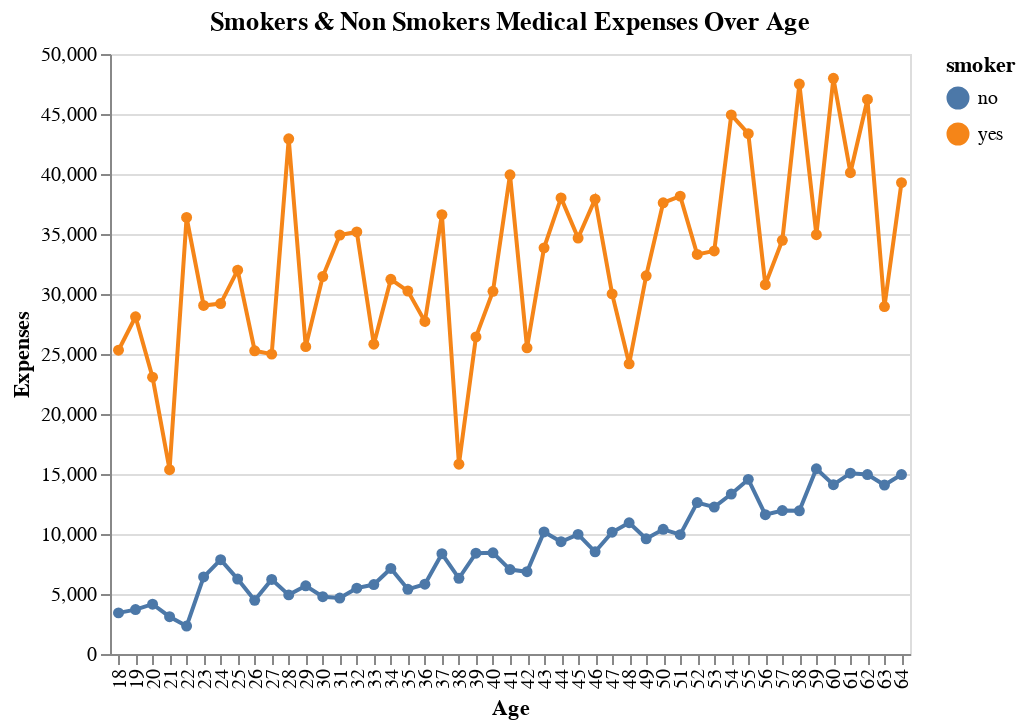

Notebook cell for this chart:
### Markdown cell above
**Let's see how smokers and non smokers are spending for medical treatments during their lifetime**

We expect expenditures by smokers should be higher than the non smokers.

### Code cell
alt.Chart(training_df.groupby(['age','smoker']).mean().reset_index()).mark_line(point = True).encode(
    alt.X('age:N', title = 'Age'),
    alt.Y('charges:Q', title = 'Expenses'),
    alt.Color('smoker:N')
).properties(title='Smokers & Non Smokers Medical Expenses Over Age')

### Figure 1 — Vega-Lite specification as saved in the notebook (floating-point values rounded to 4 significant figures)
{"$schema": "https://vega.github.io/schema/vega-lite/v3.4.0.json", "config": {"mark": {"tooltip": null}, "view": {"height": 300, "width": 400}}, "data": {"name": "data-8f8401859486afea10011ffdb998c83a"}, "datasets": {"data-8f8401859486afea10011ffdb998c83a": [{"age": 18, "bmi": 31.96, "charges": 3425.0, "children": 0.3947, "smoker": "no"}, {"age": 18, "bmi": 29.07, "charges": 25310.0, "children": 0.8, "smoker": "yes"}, {"age": 19, "bmi": 27.94, "charges": 3700.0, "children": 0.4545, "smoker": "no"}, {"age": 19, "bmi": 32.03, "charges": 28100.0, "children": 0.2, "smoker": "yes"}, {"age": 20, "bmi": 32.77, "charges": 4150.0, "children": 1, "smoker": "no"}, {"age": 20, "bmi": 28.07, "charges": 23070.0, "children": 1.25, "smoker": "yes"}, {"age": 21, "bmi": 29.58, "charges": 3109.0, "children": 0.5556, "smoker": "no"}, {"age": 21, "bmi": 21.85, "charges": 15360.0, "children": 1, "smoker": "yes"}, {"age": 22, "bmi": 29.78, "charges": 2328.0, "children": 0.2941, "smoker": "no"}, {"age": 22, "bmi": 36.61, "charges": 36380.0, "children": 0.5, "smoker": "yes"}, {"age": 23, "bmi": 30.54, "charges": 6418.0, "children": 1, "smoker": "no"}, {"age": 23, "bmi": 31.32, "charges": 29050.0, "children": 1.2, "smoker": "yes"}, {"age": 24, "bmi": 27.1, "charges": 7861.0, "children": 0.4167, "smoker": "no"}, {"age": 24, "bmi": 30.46, "charges": 29200.0, "children": 0, "smoker": "yes"}, {"age": 25, "bmi": 29.31, "charges": 6242.0, "children": 0.8125, "smoker": "no"}, {"age": 25, "bmi": 33.3, "charges": 31990.0, "children": 1, "smoker": "yes"}, {"age": 26, "bmi": 30.81, "charges": 4470.0, "children": 1, "smoker": "no"}, {"age": 26, "bmi": 25.05, "charges": 25270.0, "children": 2, "smoker": "yes"}, {"age": 27, "bmi": 29.44, "charges": 6213.0, "children": 1.062, "smoker": "no"}, {"age": 27, "bmi": 28.42, "charges": 24990.0, "children": 0.4286, "smoker": "yes"}, {"age": 28, "bmi": 29.88, "charges": 4926.0, "children": 1.056, "smoker": "no"}, {"age": 28, "bmi": 34.04, "charges": 42930.0, "children": 0.5, "smoker": "yes"}, {"age": 29, "bmi": 31.37, "charges": 5681.0, "children": 1.273, "smoker": "no"}, {"age": 29, "bmi": 26.75, "charges": 25610.0, "children": 0.6667, "smoker": "yes"}, {"age": 30, "bmi": 31.05, "charges": 4772.0, "children": 1.9, "smoker": "no"}, {"age": 30, "bmi": 33.84, "charges": 31460.0, "children": 1.8, "smoker": "yes"}, {"age": 31, "bmi": 29.72, "charges": 4662.0, "children": 1.4, "smoker": "no"}, {"age": 31, "bmi": 32.9, "charges": 34920.0, "children": 1.8, "smoker": "yes"}, {"age": 32, "bmi": 33.46, "charges": 5487.0, "children": 1.25, "smoker": "no"}, {"age": 32, "bmi": 25.7, "charges": 35170.0, "children": 1.5, "smoker": "yes"}, {"age": 33, "bmi": 30.08, "charges": 5786.0, "children": 1.929, "smoker": "no"}, {"age": 33, "bmi": 28.05, "charges": 25820.0, "children": 0.8, "smoker": "yes"}, {"age": 34, "bmi": 31.0, "charges": 7125.0, "children": 1, "smoker": "no"}, {"age": 34, "bmi": 29.21, "charges": 31220.0, "children": 1, "smoker": "yes"}, {"age": 35, "bmi": 32.27, "charges": 5392.0, "children": 1.364, "smoker": "no"}, {"age": 35, "bmi": 31.64, "charges": 30240.0, "children": 1.5, "smoker": "yes"}, {"age": 36, "bmi": 27.87, "charges": 5815.0, "children": 1.333, "smoker": "no"}, {"age": 36, "bmi": 30.84, "charges": 27710.0, "children": 2, "smoker": "yes"}, {"age": 37, "bmi": 29.37, "charges": 8354.0, "children": 1.786, "smoker": "no"}, {"age": 37, "bmi": 36.08, "charges": 36620.0, "children": 2, "smoker": "yes"}, {"age": 38, "bmi": 28.49, "charges": 6307.0, "children": 1.571, "smoker": "no"}, {"age": 38, "bmi": 19.3, "charges": 15820.0, "children": 0, "smoker": "yes"}, {"age": 39, "bmi": 30.41, "charges": 8397.0, "children": 2.333, "smoker": "no"}, {"age": 39, "bmi": 26.67, "charges": 26430.0, "children": 2.333, "smoker": "yes"}, {"age": 40, "bmi": 30.66, "charges": 8430.0, "children": 1.684, "smoker": "no"}, {"age": 40, "bmi": 28.97, "charges": 30230.0, "children": 1.5, "smoker": "yes"}, {"age": 41, "bmi": 32.42, "charges": 7035.0, "children": 1.444, "smoker": "no"}, {"age": 41, "bmi": 33.27, "charges": 39940.0, "children": 2, "smoker": "yes"}, {"age": 42, "bmi": 30.77, "charges": 6855.0, "children": 0.8, "smoker": "no"}, {"age": 42, "bmi": 25.6, "charges": 25520.0, "children": 1, "smoker": "yes"}, {"age": 43, "bmi": 30.71, "charges": 10170.0, "children": 2, "smoker": "no"}, {"age": 43, "bmi": 32.81, "charges": 33850.0, "children": 1.571, "smoker": "yes"}, {"age": 44, "bmi": 29.71, "charges": 9357.0, "children": 1.333, "smoker": "no"}, {"age": 44, "bmi": 31.76, "charges": 38000.0, "children": 0.8, "smoker": "yes"}, {"age": 45, "bmi": 30.82, "charges": 9968.0, "children": 1.846, "smoker": "no"}, {"age": 45, "bmi": 28.19, "charges": 34660.0, "children": 1.25, "smoker": "yes"}, {"age": 46, "bmi": 31.22, "charges": 8517.0, "children": 1.588, "smoker": "no"}, {"age": 46, "bmi": 34.03, "charges": 37900.0, "children": 1.25, "smoker": "yes"}, {"age": 47, "bmi": 31.6, "charges": 10150.0, "children": 1.556, "smoker": "no"}, {"age": 47, "bmi": 30.57, "charges": 30010.0, "children": 1.333, "smoker": "yes"}, {"age": 48, "bmi": 31.89, "charges": 10940.0, "children": 1.389, "smoker": "no"}, {"age": 48, "bmi": 25.85, "charges": 24180.0, "children": 3, "smoker": "yes"}, {"age": 49, "bmi": 30.87, "charges": 9598.0, "children": 1.571, "smoker": "no"}, {"age": 49, "bmi": 28.25, "charges": 31520.0, "children": 1, "smoker": "yes"}, {"age": 50, "bmi": 30.73, "charges": 10390.0, "children": 1.643, "smoker": "no"}, {"age": 50, "bmi": 31.48, "charges": 37600.0, "children": 1, "smoker": "yes"}, {"age": 51, "bmi": 31.31, "charges": 9947.0, "children": 1.118, "smoker": "no"}, {"age": 51, "bmi": 33.5, "charges": 38160.0, "children": 1.667, "smoker": "yes"}, {"age": 52, "bmi": 32.92, "charges": 12620.0, "children": 1.294, "smoker": "no"}, {"age": 52, "bmi": 27.57, "charges": 33290.0, "children": 1.75, "smoker": "yes"}, {"age": 53, "bmi": 31.83, "charges": 12240.0, "children": 1.125, "smoker": "no"}, {"age": 53, "bmi": 28.69, "charges": 33590.0, "children": 1, "smoker": "yes"}, {"age": 54, "bmi": 30.93, "charges": 13330.0, "children": 1.158, "smoker": "no"}, {"age": 54, "bmi": 35.97, "charges": 44930.0, "children": 1.75, "smoker": "yes"}, {"age": 55, "bmi": 31.82, "charges": 14550.0, "children": 1, "smoker": "no"}, {"age": 55, "bmi": 32.94, "charges": 43360.0, "children": 0, "smoker": "yes"}, {"age": 56, "bmi": 31.39, "charges": 11610.0, "children": 0.85, "smoker": "no"}, {"age": 56, "bmi": 26.14, "charges": 30780.0, "children": 1, "smoker": "yes"}, {"age": 57, "bmi": 31.58, "charges": 11950.0, "children": 0.8, "smoker": "no"}, {"age": 57, "bmi": 33.64, "charges": 34480.0, "children": 0.3333, "smoker": "yes"}, {"age": 58, "bmi": 33.03, "charges": 11940.0, "children": 0.1176, "smoker": "no"}, {"age": 58, "bmi": 36.95, "charges": 47500.0, "children": 2, "smoker": "yes"}, {"age": 59, "bmi": 30.41, "charges": 15440.0, "children": 1.056, "smoker": "no"}, {"age": 59, "bmi": 31.54, "charges": 34940.0, "children": 1.333, "smoker": "yes"}, {"age": 60, "bmi": 28.11, "charges": 14110.0, "children": 0.3077, "smoker": "no"}, {"age": 60, "bmi": 34.12, "charges": 47980.0, "children": 0.75, "smoker": "yes"}, {"age": 61, "bmi": 33.54, "charges": 15070.0, "children": 0.6154, "smoker": "no"}, {"age": 61, "bmi": 33.18, "charges": 40110.0, "children": 0.6, "smoker": "yes"}, {"age": 62, "bmi": 34.7, "charges": 14960.0, "children": 0.6667, "smoker": "no"}, {"age": 62, "bmi": 31.45, "charges": 46210.0, "children": 1.5, "smoker": "yes"}, {"age": 63, "bmi": 34.48, "charges": 14080.0, "children": 0.5385, "smoker": "no"}, {"age": 63, "bmi": 26.98, "charges": 28950.0, "children": 0, "smoker": "yes"}, {"age": 64, "bmi": 35.69, "charges": 14950.0, "children": 0.8571, "smoker": "no"}, {"age": 64, "bmi": 29.94, "charges": 39280.0, "children": 0.7143, "smoker": "yes"}]}, "encoding": {"color": {"field": "smoker", "type": "nominal"}, "x": {"field": "age", "title": "Age", "type": "nominal"}, "y": {"field": "charges", "title": "Expenses", "type": "quantitative"}}, "mark": {"point": true, "type": "line"}, "title": "Smokers & Non Smokers Medical Expenses Over Age"}
